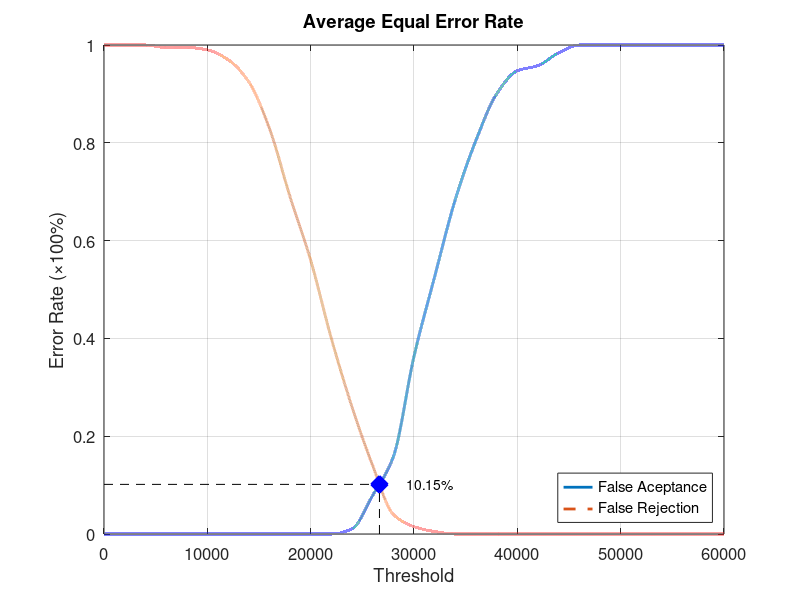
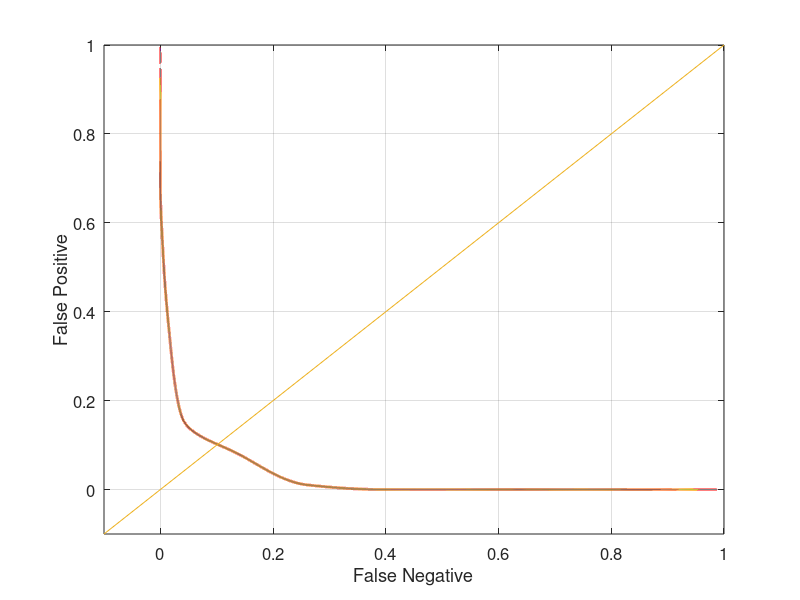

The MATLAB script that drew these images, in order:
function yEER = Database1_2
close all;
clear;
clc;
x = 0:2000:60000;
xq = 0:0.5:60000;

y0 = [0 0 0 0 0 0 0 0 0 0 0 0 0.0105263 0.0789474 0.157895 0.363158 0.526316 0.684211 0.805263 0.9 0.947368 0.957895 0.984211 1 1 1 1 1 1 1 1];
yy0 = interp1(x, y0, xq, 'pchip');
y1 = [1 1 1 0.995 0.995 0.99 0.97 0.925 0.83 0.69 0.56 0.4 0.26 0.14 0.04 0.015 0.005 0 0 0 0 0 0 0 0 0 0 0 0 0 0];
yy1 = interp1(x, y1, xq, 'pchip');

% Calculating EER: 
y2 = abs(y0 - y1);
find(y2 == min(y2))
yy2 = abs(yy0 - yy1);
xEER = find(yy2 == min(yy2));
xEERIndex = xq(xEER) % X-axis EER
yEER = yy0(xEER) % Y-axis EER

main = figure
plot(xq, yy0,'-','LineWidth', 2);	hold on
plot(xq, yy1,'--','LineWidth', 2);	hold on
plot([xEERIndex xEERIndex], [0 yEER], 'k--');	hold on
plot([0 xEERIndex], [yEER yEER], 'k--');	hold on
plot(xEERIndex, yEER, 'bx', 'LineWidth', 10);	hold on
text(xEERIndex + 10 * xEERIndex / 100, yEER, [num2str(round((10000 * yEER)) / 100) '%'])
legend('False Aceptance', 'False Rejection', 'Location', 'SouthEast')
xlabel('Threshold')
ylabel('Error Rate (\times100%)')
title('Average Equal Error Rate')
set(gca, 'FontSize', 12)
axis([0 60000 0 1])
grid on

print(main, 'Database1_2Main', '-dpng');
FNRxFPR = figure('Color', [1 1 1]);
plot(yy1, yy0, '-', yy1, yy0, 'LineWidth', 2);
hold on
y = -0.1:0.1:1
plot(y, y); 
set(gca, 'FontSize', 12)
xlabel('False Negative')
ylabel('False Positive')
axis([-0.1 1 -0.1 1])
set(gca, 'FontSize', 12)
grid on

print(FNRxFPR, 'Database1_2FNRxFPR','-dpng');
end
